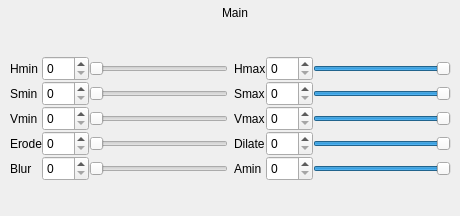
        <widget class="QWidget" name="pageVisionHSVCalibrationMain">
         <widget class="QWidget" name="layoutWidget_8">
          <property name="geometry">
           <rect>
            <x>10</x>
            <y>30</y>
            <width>441</width>
            <height>177</height>
           </rect>
          </property>
          <layout class="QGridLayout" name="gridLayoutVisionHSVCalibrationMain">
           <property name="verticalSpacing">
            <number>0</number>
           </property>
           <item row="0" column="0">
            <layout class="QGridLayout" name="gridLayouVisionHSVCalibrationMain">
             <item row="0" column="0">
              <widget class="QLabel" name="labelVisionHSVCalibrationMainHmin">
               <property name="minimumSize">
                <size>
                 <width>0</width>
                 <height>25</height>
                </size>
               </property>
               <property name="maximumSize">
                <size>
                 <width>16777215</width>
                 <height>25</height>
                </size>
               </property>
               <property name="text">
                <string>Hmin</string>
               </property>
              </widget>
             </item>
             <item row="0" column="1">
              <widget class="QSpinBox" name="spinBoxVisionHSVCalibrationMainHmin">
               <property name="minimumSize">
                <size>
                 <width>0</width>
                 <height>25</height>
                </size>
               </property>
               <property name="maximumSize">
                <size>
                 <width>16777215</width>
                 <height>25</height>
                </size>
               </property>
               <property name="readOnly">
                <bool>false</bool>
               </property>
               <property name="minimum">
                <number>0</number>
               </property>
               <property name="maximum">
                <number>255</number>
               </property>
               <property name="value">
                <number>0</number>
               </property>
              </widget>
             </item>
             <item row="0" column="2">
              <widget class="QSlider" name="horizontalSliderVisionHSVCalibrationMainHmin">
               <property name="minimumSize">
                <size>
                 <width>0</width>
                 <height>25</height>
                </size>
               </property>
               <property name="maximumSize">
                <size>
                 <width>16777215</width>
                 <height>25</height>
                </size>
               </property>
               <property name="minimum">
                <number>0</number>
               </property>
               <property name="maximum">
                <number>255</number>
               </property>
               <property name="tracking">
                <bool>true</bool>
               </property>
               <property name="orientation">
                <enum>Qt::Horizontal</enum>
               </property>
               <property name="invertedAppearance">
                <bool>false</bool>
               </property>
              </widget>
             </item>
             <item row="1" column="0">
              <widget class="QLabel" name="labelVisionHSVCalibrationMainSmin">
               <property name="minimumSize">
                <size>
                 <width>0</width>
                 <height>25</height>
                </size>
               </property>
               <property name="maximumSize">
                <size>
                 <width>16777215</width>
                 <height>25</height>
                </size>
               </property>
               <property name="text">
                <string>Smin</string>
               </property>
              </widget>
             </item>
             <item row="1" column="1">
              <widget class="QSpinBox" name="spinBoxVisionHSVCalibrationMainSmin">
               <property name="minimumSize">
                <size>
                 <width>0</width>
                 <height>25</height>
                </size>
               </property>
               <property name="maximumSize">
                <size>
                 <width>16777215</width>
                 <height>25</height>
                </size>
               </property>
               <property name="readOnly">
                <bool>false</bool>
               </property>
               <property name="minimum">
                <number>0</number>
               </property>
               <property name="maximum">
                <number>255</number>
               </property>
               <property name="value">
                <number>0</number>
               </property>
              </widget>
             </item>
             <item row="1" column="2">
              <widget class="QSlider" name="horizontalSliderVisionHSVCalibrationMainSmin">
               <property name="minimumSize">
                <size>
                 <width>0</width>
                 <height>25</height>
                </size>
               </property>
               <property name="maximumSize">
                <size>
                 <width>16777215</width>
                 <height>25</height>
                </size>
               </property>
               <property name="minimum">
                <number>0</number>
               </property>
               <property name="maximum">
                <number>255</number>
               </property>
               <property name="tracking">
                <bool>true</bool>
               </property>
               <property name="orientation">
                <enum>Qt::Horizontal</enum>
               </property>
               <property name="invertedAppearance">
                <bool>false</bool>
               </property>
              </widget>
             </item>
             <item row="2" column="0">
              <widget class="QLabel" name="labelVisionHSVCalibrationMainVmin">
               <property name="minimumSize">
                <size>
                 <width>0</width>
                 <height>25</height>
                </size>
               </property>
               <property name="maximumSize">
                <size>
                 <width>16777215</width>
                 <height>25</height>
                </size>
               </property>
               <property name="text">
                <string>Vmin</string>
               </property>
              </widget>
             </item>
             <item row="2" column="1">
              <widget class="QSpinBox" name="spinBoxVisionHSVCalibrationMainVmin">
               <property name="minimumSize">
                <size>
                 <width>0</width>
                 <height>25</height>
                </size>
               </property>
               <property name="maximumSize">
                <size>
                 <width>16777215</width>
                 <height>25</height>
                </size>
               </property>
               <property name="readOnly">
                <bool>false</bool>
               </property>
               <property name="minimum">
                <number>0</number>
               </property>
               <property name="maximum">
                <number>255</number>
               </property>
               <property name="value">
                <number>0</number>
               </property>
              </widget>
             </item>
             <item row="2" column="2">
              <widget class="QSlider" name="horizontalSliderVisionHSVCalibrationMainVmin">
               <property name="minimumSize">
                <size>
                 <width>0</width>
                 <height>25</height>
                </size>
               </property>
               <property name="maximumSize">
                <size>
                 <width>16777215</width>
                 <height>25</height>
                </size>
               </property>
               <property name="minimum">
                <number>0</number>
               </property>
               <property name="maximum">
                <number>255</number>
               </property>
               <property name="tracking">
                <bool>true</bool>
               </property>
               <property name="orientation">
                <enum>Qt::Horizontal</enum>
               </property>
               <property name="invertedAppearance">
                <bool>false</bool>
               </property>
              </widget>
             </item>
             <item row="3" column="0">
              <widget class="QLabel" name="labelVisionHSVCalibrationMainErode">
               <property name="minimumSize">
                <size>
                 <width>0</width>
                 <height>25</height>
                </size>
               </property>
               <property name="maximumSize">
                <size>
                 <width>16777215</width>
                 <height>25</height>
                </size>
               </property>
               <property name="text">
                <string>Erode</string>
               </property>
              </widget>
             </item>
             <item row="3" column="1">
              <widget class="QSpinBox" name="spinBoxVisionHSVCalibrationMainErode">
               <property name="minimumSize">
                <size>
                 <width>0</width>
                 <height>25</height>
                </size>
               </property>
               <property name="maximumSize">
                <size>
                 <width>16777215</width>
                 <height>25</height>
                </size>
               </property>
               <property name="readOnly">
                <bool>false</bool>
               </property>
               <property name="minimum">
                <number>0</number>
               </property>
               <property name="maximum">
                <number>255</number>
               </property>
               <property name="value">
                <number>0</number>
               </property>
              </widget>
             </item>
             <item row="3" column="2">
              <widget class="QSlider" name="horizontalSliderVisionHSVCalibrationMainErode">
               <property name="minimumSize">
                <size>
                 <width>0</width>
                 <height>25</height>
                </size>
               </property>
               <property name="maximumSize">
                <size>
                 <width>16777215</width>
                 <height>25</height>
                </size>
               </property>
               <property name="minimum">
                <number>0</number>
               </property>
               <property name="maximum">
                <number>255</number>
               </property>
               <property name="tracking">
                <bool>true</bool>
               </property>
               <property name="orientation">
                <enum>Qt::Horizontal</enum>
               </property>
               <property name="invertedAppearance">
                <bool>false</bool>
               </property>
              </widget>
             </item>
             <item row="4" column="0">
              <widget class="QLabel" name="labelVisionHSVCalibrationMainBlur">
               <property name="minimumSize">
                <size>
                 <width>0</width>
                 <height>25</height>
                </size>
               </property>
               <property name="maximumSize">
                <size>
                 <width>16777215</width>
                 <height>25</height>
                </size>
               </property>
               <property name="text">
                <string>Blur</string>
               </property>
              </widget>
             </item>
             <item row="4" column="1">
              <widget class="QSpinBox" name="spinBoxVisionHSVCalibrationMainBlur">
               <property name="minimumSize">
                <size>
                 <width>0</width>
                 <height>25</height>
                </size>
               </property>
               <property name="maximumSize">
                <size>
                 <width>16777215</width>
                 <height>25</height>
                </size>
               </property>
               <property name="readOnly">
                <bool>false</bool>
               </property>
               <property name="minimum">
                <number>0</number>
               </property>
               <property name="maximum">
                <number>255</number>
               </property>
               <property name="value">
                <number>0</number>
               </property>
              </widget>
             </item>
             <item row="4" column="2">
              <widget class="QSlider" name="horizontalSliderVisionHSVCalibrationMainBlur">
               <property name="minimumSize">
                <size>
                 <width>0</width>
                 <height>25</height>
                </size>
               </property>
               <property name="maximumSize">
                <size>
                 <width>16777215</width>
                 <height>25</height>
                </size>
               </property>
               <property name="minimum">
                <number>0</number>
               </property>
               <property name="maximum">
                <number>255</number>
               </property>
               <property name="tracking">
                <bool>true</bool>
               </property>
               <property name="orientation">
                <enum>Qt::Horizontal</enum>
               </property>
               <property name="invertedAppearance">
                <bool>false</bool>
               </property>
              </widget>
             </item>
            </layout>
           </item>
           <item row="0" column="1">
            <layout class="QGridLayout" name="gridLayoutVisionHSVCalibrationMain_2">
             <item row="0" column="0">
              <widget class="QLabel" name="labelVisionHSVCalibrationMainHmax">
               <property name="minimumSize">
                <size>
                 <width>0</width>
                 <height>25</height>
                </size>
               </property>
               <property name="maximumSize">
                <size>
                 <width>16777215</width>
                 <height>25</height>
                </size>
               </property>
               <property name="text">
                <string>Hmax</string>
               </property>
              </widget>
             </item>
             <item row="0" column="1">
              <widget class="QSpinBox" name="spinBoxVisionHSVCalibrationMainHmax">
               <property name="minimumSize">
                <size>
                 <width>0</width>
                 <height>25</height>
                </size>
               </property>
               <property name="maximumSize">
                <size>
                 <width>16777215</width>
                 <height>25</height>
                </size>
               </property>
               <property name="readOnly">
                <bool>false</bool>
               </property>
               <property name="minimum">
                <number>0</number>
               </property>
               <property name="maximum">
                <number>255</number>
               </property>
               <property name="value">
                <number>0</number>
               </property>
              </widget>
             </item>
             <item row="0" column="2">
              <widget class="QSlider" name="horizontalSliderVisionHSVCalibrationMainHmax">
               <property name="minimumSize">
                <size>
                 <width>0</width>
                 <height>25</height>
                </size>
               </property>
               <property name="maximumSize">
                <size>
                 <width>16777215</width>
                 <height>25</height>
                </size>
               </property>
               <property name="minimum">
                <number>0</number>
               </property>
               <property name="maximum">
                <number>255</number>
               </property>
               <property name="value">
                <number>255</number>
               </property>
               <property name="tracking">
                <bool>true</bool>
               </property>
               <property name="orientation">
                <enum>Qt::Horizontal</enum>
               </property>
               <property name="invertedAppearance">
                <bool>false</bool>
               </property>
              </widget>
             </item>
             <item row="1" column="0">
              <widget class="QLabel" name="labelVisionHSVCalibrationMainSmax">
               <property name="minimumSize">
                <size>
                 <width>0</width>
                 <height>25</height>
                </size>
               </property>
               <property name="maximumSize">
                <size>
                 <width>16777215</width>
                 <height>25</height>
                </size>
               </property>
               <property name="text">
                <string>Smax</string>
               </property>
              </widget>
             </item>
             <item row="1" column="1">
              <widget class="QSpinBox" name="spinBoxVisionHSVCalibrationMainSmax">
               <property name="minimumSize">
                <size>
                 <width>0</width>
                 <height>25</height>
                </size>
               </property>
               <property name="maximumSize">
                <size>
                 <width>16777215</width>
                 <height>25</height>
                </size>
               </property>
               <property name="readOnly">
                <bool>false</bool>
               </property>
               <property name="minimum">
                <number>0</number>
               </property>
               <property name="maximum">
                <number>255</number>
               </property>
               <property name="value">
                <number>0</number>
               </property>
              </widget>
             </item>
             <item row="1" column="2">
              <widget class="QSlider" name="horizontalSliderVisionHSVCalibrationMainSmax">
               <property name="minimumSize">
                <size>
                 <width>0</width>
                 <height>25</height>
                </size>
               </property>
               <property name="maximumSize">
                <size>
                 <width>16777215</width>
                 <height>25</height>
                </size>
               </property>
               <property name="minimum">
                <number>0</number>
               </property>
               <property name="maximum">
                <number>255</number>
               </property>
               <property name="value">
                <number>255</number>
               </property>
               <property name="tracking">
                <bool>true</bool>
               </property>
               <property name="orientation">
                <enum>Qt::Horizontal</enum>
               </property>
               <property name="invertedAppearance">
                <bool>false</bool>
               </property>
              </widget>
             </item>
             <item row="2" column="0">
              <widget class="QLabel" name="labelVisionHSVCalibrationMainVmax">
               <property name="minimumSize">
                <size>
                 <width>0</width>
                 <height>25</height>
                </size>
               </property>
               <property name="maximumSize">
                <size>
                 <width>16777215</width>
                 <height>25</height>
                </size>
               </property>
               <property name="text">
                <string>Vmax</string>
               </property>
              </widget>
             </item>
             <item row="2" column="1">
              <widget class="QSpinBox" name="spinBoxVisionHSVCalibrationMainVmax">
               <property name="minimumSize">
                <size>
                 <width>0</width>
                 <height>25</height>
                </size>
               </property>
               <property name="maximumSize">
                <size>
                 <width>16777215</width>
                 <height>25</height>
                </size>
               </property>
               <property name="readOnly">
                <bool>false</bool>
               </property>
               <property name="minimum">
                <number>0</number>
               </property>
               <property name="maximum">
                <number>255</number>
               </property>
               <property name="value">
                <number>0</number>
               </property>
              </widget>
             </item>
             <item row="2" column="2">
              <widget class="QSlider" name="horizontalSliderVisionHSVCalibrationMainVmax">
               <property name="minimumSize">
                <size>
                 <width>0</width>
                 <height>25</height>
                </size>
               </property>
               <property name="maximumSize">
                <size>
                 <width>16777215</width>
                 <height>25</height>
                </size>
               </property>
               <property name="minimum">
                <number>0</number>
               </property>
               <property name="maximum">
                <number>255</number>
               </property>
               <property name="value">
                <number>255</number>
               </property>
               <property name="tracking">
                <bool>true</bool>
               </property>
               <property name="orientation">
                <enum>Qt::Horizontal</enum>
               </property>
               <property name="invertedAppearance">
                <bool>false</bool>
               </property>
              </widget>
             </item>
             <item row="3" column="0">
              <widget class="QLabel" name="labelVisionHSVCalibrationMainDilate">
               <property name="minimumSize">
                <size>
                 <width>0</width>
                 <height>25</height>
                </size>
               </property>
               <property name="maximumSize">
                <size>
                 <width>16777215</width>
                 <height>25</height>
                </size>
               </property>
               <property name="text">
                <string>Dilate</string>
               </property>
              </widget>
             </item>
             <item row="3" column="1">
              <widget class="QSpinBox" name="spinBoxVisionHSVCalibrationMainDilate">
               <property name="minimumSize">
                <size>
                 <width>0</width>
                 <height>25</height>
                </size>
               </property>
               <property name="maximumSize">
                <size>
                 <width>16777215</width>
                 <height>25</height>
                </size>
               </property>
               <property name="readOnly">
                <bool>false</bool>
               </property>
               <property name="minimum">
                <number>0</number>
               </property>
               <property name="maximum">
                <number>255</number>
               </property>
               <property name="value">
                <number>0</number>
               </property>
              </widget>
             </item>
             <item row="3" column="2">
              <widget class="QSlider" name="horizontalSliderVisionHSVCalibrationMainDilate">
               <property name="minimumSize">
                <size>
                 <width>0</width>
                 <height>25</height>
                </size>
               </property>
               <property name="maximumSize">
                <size>
                 <width>16777215</width>
                 <height>25</height>
                </size>
               </property>
               <property name="minimum">
                <number>0</number>
               </property>
               <property name="maximum">
                <number>255</number>
               </property>
               <property name="value">
                <number>255</number>
               </property>
               <property name="tracking">
                <bool>true</bool>
               </property>
               <property name="orientation">
                <enum>Qt::Horizontal</enum>
               </property>
               <property name="invertedAppearance">
                <bool>false</bool>
               </property>
              </widget>
             </item>
             <item row="4" column="0">
              <widget class="QLabel" name="labelVisionHSVCalibrationMainAmin">
               <property name="minimumSize">
                <size>
                 <width>0</width>
                 <height>25</height>
                </size>
               </property>
               <property name="maximumSize">
                <size>
                 <width>16777215</width>
                 <height>25</height>
                </size>
               </property>
               <property name="text">
                <string>Amin</string>
               </property>
              </widget>
             </item>
             <item row="4" column="1">
              <widget class="QSpinBox" name="spinBoxVisionHSVCalibrationMainAmin">
               <property name="minimumSize">
                <size>
                 <width>0</width>
                 <height>25</height>
                </size>
               </property>
               <property name="maximumSize">
                <size>
                 <width>16777215</width>
                 <height>25</height>
                </size>
               </property>
               <property name="readOnly">
                <bool>false</bool>
               </property>
               <property name="minimum">
                <number>0</number>
               </property>
               <property name="maximum">
                <number>255</number>
               </property>
               <property name="value">
                <number>0</number>
               </property>
              </widget>
             </item>
             <item row="4" column="2">
              <widget class="QSlider" name="horizontalSliderVisionHSVCalibrationMainAmin">
               <property name="minimumSize">
                <size>
                 <width>0</width>
                 <height>25</height>
                </size>
               </property>
               <property name="maximumSize">
                <size>
                 <width>16777215</width>
                 <height>25</height>
                </size>
               </property>
               <property name="minimum">
                <number>0</number>
               </property>
               <property name="maximum">
                <number>255</number>
               </property>
               <property name="value">
                <number>255</number>
               </property>
               <property name="tracking">
                <bool>true</bool>
               </property>
               <property name="orientation">
                <enum>Qt::Horizontal</enum>
               </property>
               <property name="invertedAppearance">
                <bool>false</bool>
               </property>
              </widget>
             </item>
            </layout>
           </item>
          </layout>
         </widget>
         <widget class="QLabel" name="labelVisionHSVCalibrationMain">
          <property name="geometry">
           <rect>
            <x>210</x>
            <y>0</y>
            <width>50</width>
            <height>25</height>
           </rect>
          </property>
          <property name="minimumSize">
           <size>
            <width>50</width>
            <height>25</height>
           </size>
          </property>
          <property name="maximumSize">
           <size>
            <width>50</width>
            <height>25</height>
           </size>
          </property>
          <property name="text">
           <string>Main</string>
          </property>
          <property name="alignment">
           <set>Qt::AlignCenter</set>
          </property>
         </widget>
        </widget>
